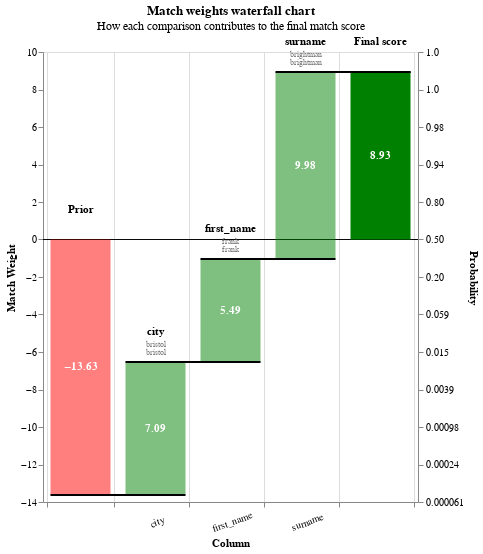

The notebook cell saved with this chart:
### Markdown cell above
Inspect the results
--

### Code cell
person_linker.waterfall_chart(person_match_results.as_record_dict(limit=20))
